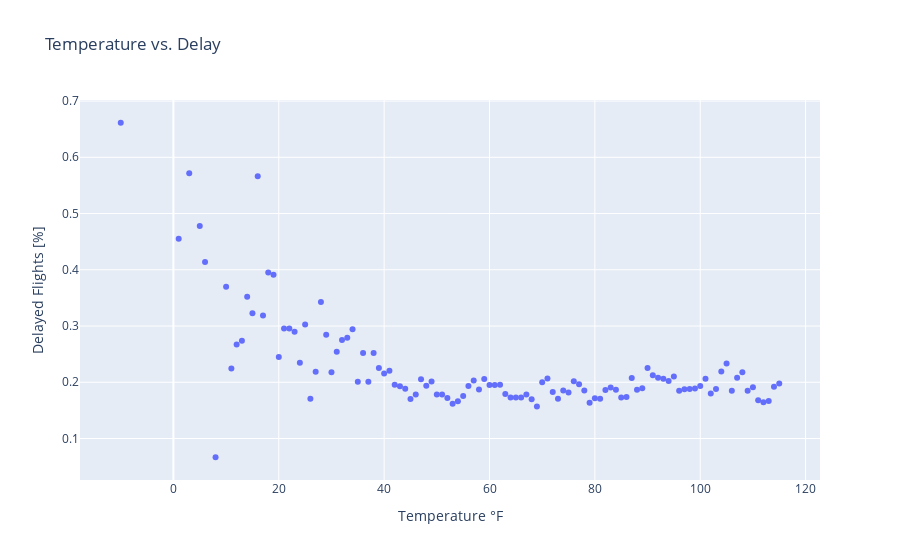

Write notebook code for a chart like this one.
### Markdown cell above
Graph of the effect of temperature on delay

### Code cell
fig = px.scatter(agg_tmax_clean_flight_df, 
                    x = 'tmax',
                    y = 'mean',
                    title= 'Temperature vs. Delay'
                   )

fig.update_xaxes(title_text='Temperature °F')

fig.update_yaxes(title_text='Delayed Flights [%]')

fig.show()

### Figure 1 — Plotly figure (JSON) as saved in the notebook; plotly's stock layout.template omitted (floating-point values rounded to 4 significant figures)
{"data": [{"hovertemplate": "tmax=%{x}<br>mean=%{y}<extra></extra>", "legendgroup": "", "marker": {"color": "#636efa", "symbol": "circle"}, "mode": "markers", "name": "", "orientation": "v", "showlegend": false, "type": "scatter", "x": [-10, 1, 3, 5, 6, 8, 10, 11, 12, 13, 14, 15, 16, 17, 18, 19, 20, 21, 22, 23, 24, 25, 26, 27, 28, 29, 30, 31, 32, 33, 34, 35, 36, 37, 38, 39, 40, 41, 42, 43, 44, 45, 46, 47, 48, 49, 50, 51, 52, 53, 54, 55, 56, 57, 58, 59, 60, 61, 62, 63, 64, 65, 66, 67, 68, 69, 70, 71, 72, 73, 74, 75, 76, 77, 78, 79, 80, 81, 82, 83, 84, 85, 86, 87, 88, 89, 90, 91, 92, 93, 94, 95, 96, 97, 98, 99, 100, 101, 102, 103, 104, 105, 106, 107, 108, 109, 110, 111, 112, 113, 114, 115], "xaxis": "x", "y": [0.6614, 0.4551, 0.5714, 0.478, 0.414, 0.06667, 0.3697, 0.2247, 0.2672, 0.2736, 0.3519, 0.3228, 0.5662, 0.3188, 0.395, 0.3911, 0.2448, 0.2956, 0.2957, 0.2897, 0.2347, 0.3028, 0.1705, 0.2185, 0.3425, 0.2843, 0.2178, 0.2542, 0.2751, 0.2792, 0.2941, 0.201, 0.2518, 0.2008, 0.2522, 0.2252, 0.2155, 0.2206, 0.1954, 0.193, 0.1883, 0.1704, 0.1783, 0.2052, 0.194, 0.2014, 0.1785, 0.1784, 0.1722, 0.162, 0.1662, 0.1757, 0.1932, 0.2031, 0.1872, 0.2057, 0.195, 0.1949, 0.1955, 0.179, 0.1729, 0.1728, 0.1727, 0.1785, 0.1697, 0.1568, 0.2002, 0.2066, 0.1828, 0.1705, 0.1853, 0.1816, 0.202, 0.1965, 0.1854, 0.1638, 0.1714, 0.1706, 0.1861, 0.1907, 0.1869, 0.1731, 0.1739, 0.2074, 0.1866, 0.1892, 0.2253, 0.2126, 0.208, 0.2063, 0.2022, 0.2101, 0.1847, 0.1874, 0.1879, 0.1889, 0.1935, 0.2061, 0.1802, 0.1882, 0.2191, 0.2334, 0.1847, 0.2079, 0.2176, 0.1849, 0.1909, 0.1681, 0.1646, 0.1667, 0.1922, 0.198], "yaxis": "y"}], "layout": {"legend": {"tracegroupgap": 0}, "title": {"text": "Temperature vs. Delay"}, "xaxis": {"anchor": "y", "domain": [0, 1], "title": {"text": "Temperature °F"}}, "yaxis": {"anchor": "x", "domain": [0, 1], "title": {"text": "Delayed Flights [%]"}}}}
